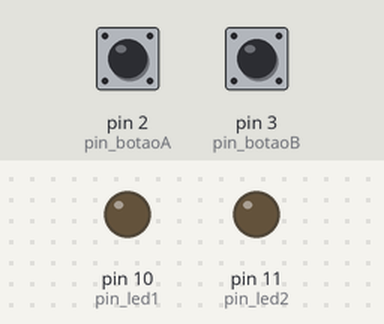
This sketch was run on a simulated Arduino Uno, built with avr-gcc and run on an emulated ATmega328P. Shown: output pins drawn as LEDs (lit = HIGH). The inputs (shaded band) are chosen by the test bench; at power-on: pin 2 (pin_botaoA) LOW, pin 3 (pin_botaoB) LOW.

Above: at 1.2 s.
1.3 s: pin 2 (pin_botaoA) pulled HIGH for 0.15 s
At 2.3 s:
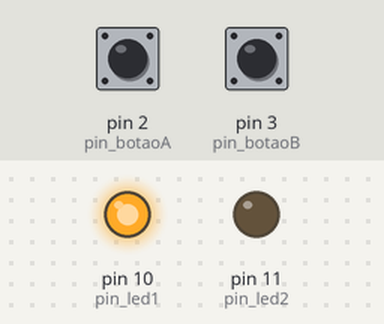
2.9 s: pin 3 (pin_botaoB) pulled HIGH for 0.15 s
At 3.5 s:
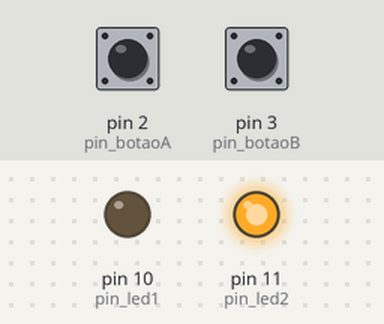
4.5 s: pin 2 (pin_botaoA) pulled HIGH for 1 s
At 5.9 s:
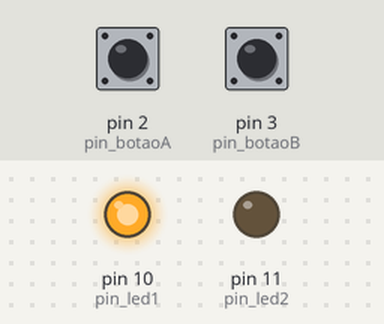
7.0 s: pin 3 (pin_botaoB) pulled HIGH for 1 s
At 7.9 s:
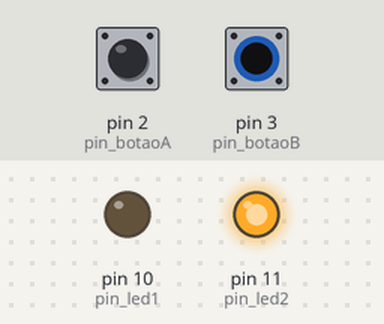
9.5 s: pin 2 (pin_botaoA) driven HIGH and pin 3 (pin_botaoB) driven HIGH
At 10.7 s:
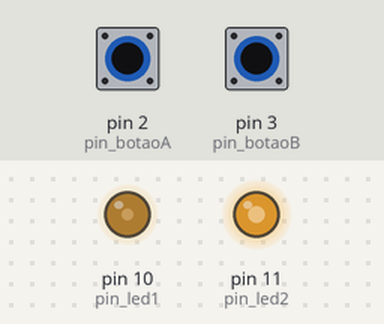
11.0 s: pin 2 (pin_botaoA) driven LOW
At 11.9 s:
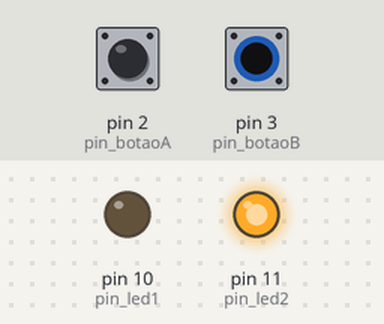
Timing chart, 0 to 13.5 s (numbered marks = the images above; inputs shaded):
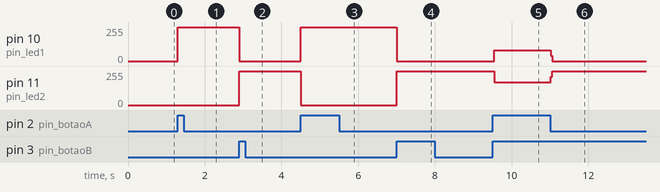

Measured:
- after the input at 1.3 s, pin 10 (pin_led1): 0/255 → 255/255 at once
- after the input at 2.9 s, pin 10 (pin_led1): 255/255 → 0/255 at once; pin 11 (pin_led2): 0/255 → 255/255 at once
- after the input at 4.5 s, pin 10 (pin_led1): 0/255 → 255/255 at once; pin 11 (pin_led2): 255/255 → 0/255 at once
- after the input at 7.0 s, pin 10 (pin_led1): 255/255 → 0/255 at once; pin 11 (pin_led2): 0/255 → 255/255 at once
- after the input at 9.5 s, pin 10 (pin_led1): 0/255 → 80/255 at once; pin 11 (pin_led2): 255/255 → 171/255 at once
- after the input at 11.0 s, pin 10 (pin_led1): 80/255 → 0/255 at once; pin 11 (pin_led2): 171/255 → 255/255 at once

The sketch:

questao1.ino
```cpp
#define pin_led1 10                    // Definindo LED 1
#define pin_led2 11                    // Definindo LED 2
#define pin_botaoA 2                  // Definindo botão A
#define pin_botaoB 3                  // Definindo botão B

void setup() {
  pinMode(pin_led1, OUTPUT);
  pinMode(pin_led2, OUTPUT);
  pinMode(pin_botaoA, INPUT);
  pinMode(pin_botaoB, INPUT);
}

void loop() {
  bool A = digitalRead(pin_botaoA);   // Abreviando o botão A
  bool B = digitalRead(pin_botaoB);   // Abreviando o botão B

  if (A==1) { // caso o botaoA esteja ligado, ele liga o LED1 e desliga o LED2
  digitalWrite(pin_led1, 1);
  digitalWrite(pin_led2, 0);
  }
  if (B==1) { // caso o botaoB esteja ligado, ele liga o LED2 e desliga o LED1
  digitalWrite(pin_led1, 0);
  digitalWrite(pin_led2, 1);
  }


}
```
